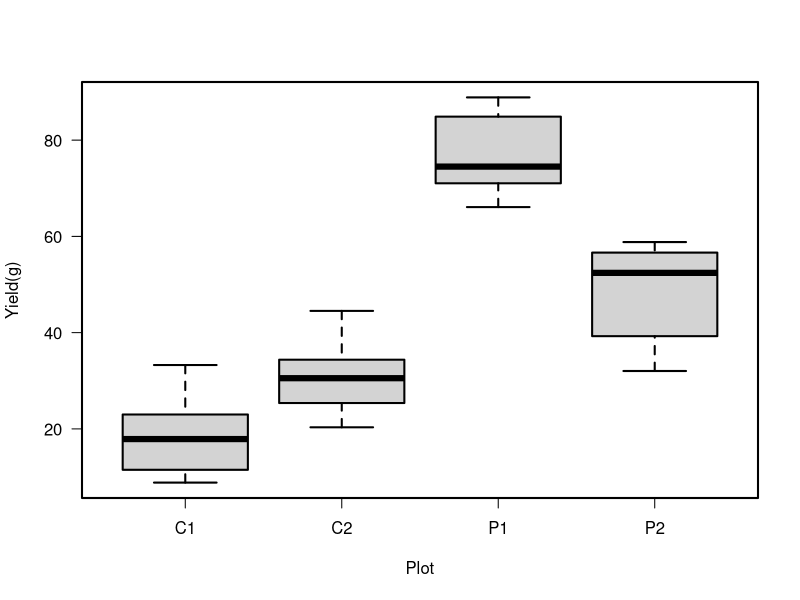

R code for this plot:
rm(list = ls())
yieldData <- read.table("./yieldData.dat", header = TRUE)

par(las = 1,
    family = "sans",
    lwd = 2,
    cex = 1)

# Plot ごとに収量を比較する
boxplot(Yield ~ Plot,
        yieldData,
        xlab = "Plot",
        ylab = "Yield(g)")
